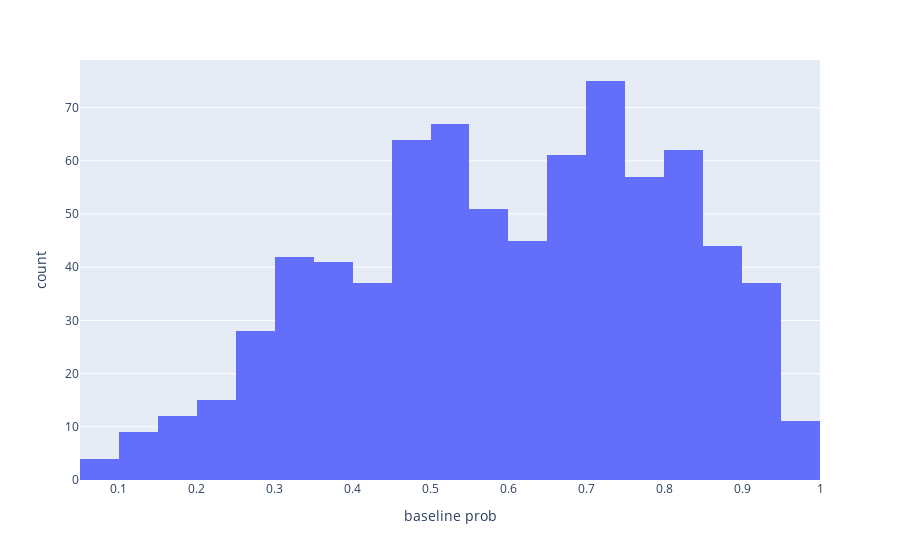

Notebook source saved alongside this figure:
### Code cell
px.histogram(filtered, x="baseline prob").show()

### Figure 1 — Plotly figure (JSON) as saved in the notebook; plotly's stock layout.template omitted (floating-point values rounded to 4 significant figures; data arrays with more than 128 entries replaced by an {"elided": "..."} marker saying what was removed)
{"data": [{"alignmentgroup": "True", "bingroup": "x", "hovertemplate": "baseline prob=%{x}<br>count=%{y}<extra></extra>", "legendgroup": "", "marker": {"color": "#636efa", "pattern": {"shape": ""}}, "name": "", "offsetgroup": "", "orientation": "v", "showlegend": false, "type": "histogram", "x": {"elided": "762 float values"}, "xaxis": "x", "yaxis": "y"}], "layout": {"barmode": "relative", "legend": {"tracegroupgap": 0}, "margin": {"t": 60}, "xaxis": {"anchor": "y", "domain": [0, 1], "title": {"text": "baseline prob"}}, "yaxis": {"anchor": "x", "domain": [0, 1], "title": {"text": "count"}}}}
